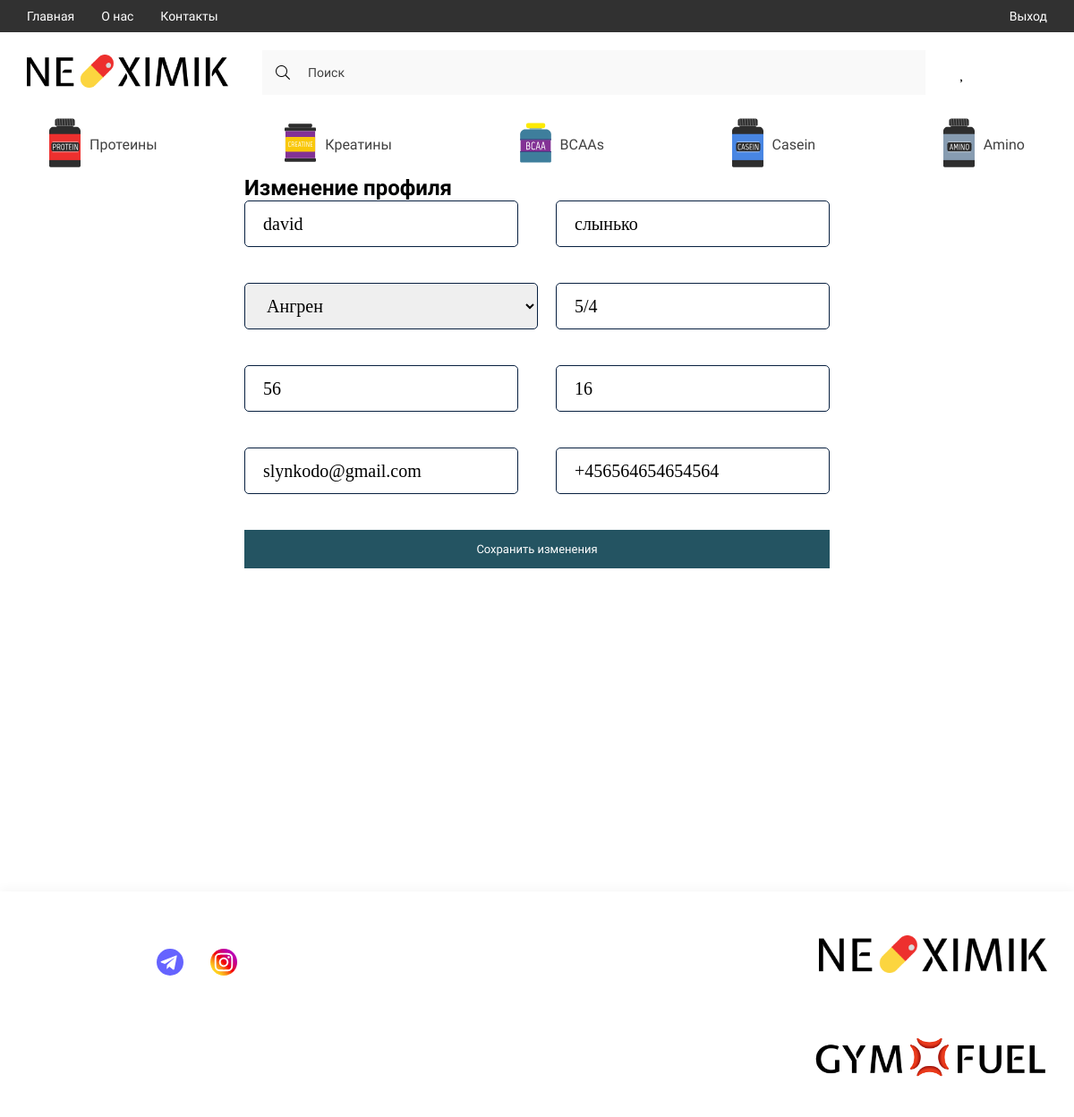
/edit_profile/ (signed in), run on the app's committed database.
### ne_ximik/models.py (models this page shows, shortened)
class Category(models.Model):
    title = models.CharField(max_length=150, verbose_name='Названия категории')
    image = models.ImageField(upload_to='categories/', blank=True, null=True, verbose_name='Картинка')
    slug = models.SlugField(unique=True, null=True)
    parent = models.ForeignKey('self', on_delete=models.CASCADE, blank=True, null=True,
                               related_name='subcategories', verbose_name='Категория')
    def get_absolute_url(self):
        return reverse('category_page', kwargs={'slug': self.slug})
    def get_image_category(self):
        if self.image:
            return self.image.url
        else:
            return '-'
    class Meta:
        verbose_name = 'Категория'
        verbose_name_plural = 'Категории'

class Profile(models.Model):
    user = models.OneToOneField(User, on_delete=models.CASCADE, verbose_name='Пользователь')
    first_name = models.CharField(max_length=50, blank=True, null=True, verbose_name='Имя')
    last_name = models.CharField(max_length=50, blank=True, null=True, verbose_name='Фамилия')
    city = models.ForeignKey(City, on_delete=models.CASCADE, blank=True, null=True, verbose_name='Город')
    street = models.CharField(max_length=100, blank=True, null=True, verbose_name='Улица')
    house = models.CharField(max_length=100, blank=True, null=True, verbose_name='Дом/Корпус')
    flat = models.CharField(max_length=100, blank=True, null=True, verbose_name='Квартира')
    email = models.EmailField(blank=True, null=True, verbose_name='Почта')
    phone = models.CharField(max_length=50, blank=True, null=True, verbose_name='Номер телефона')
    class Meta:
        verbose_name = 'Профиль'
        verbose_name_plural = 'Профиля'

### ne_ximik/views.py (the view)
# urls.py: path('edit_profile/', edit_profile, name='edit_profile'),
@login_required
def edit_profile(request):
    profile = request.user.profile
    if request.method == 'POST':
        edit_profile_form = EditProfileForm(request.POST, request.FILES, instance=profile)
        if edit_profile_form.is_valid():
            edit_profile_form.save()
            return redirect('profile', request.user.pk)  # Замените 'profile' на имя вашей страницы профиля
    else:
        edit_profile_form = EditProfileForm(instance=profile)
    return render(request, 'ne_ximik/edit_profile.html', {'edit_profile_form': edit_profile_form})

### ne_ximik/models.py (called while the page is built)
    def __str__(self):
        return self.city_name

### ne_ximik/templatetags/ne_ximik_tags.py (called while the page is built)
@register.simple_tag()
def get_categories():
    return Category.objects.filter(parent=None)

### ne_ximik/templates/ne_ximik/edit_profile.html (shortened to what this page needs)
{% extends 'base.html' %}
{% load static %}
{% block main %}
<main>
    <div class="content">
        <div class="container">
            <h2 class="checkout_title">Изменение профиля</h2>
            <div class="checkout_content">
                <div class="checkout_form">
                    <form action="{% url 'edit_profile' %}" method="post" enctype="multipart/form-data">
                        <div class="block_input">
                            <div class="form-group">
                                {{ edit_profile_form.first_name }}
                            </div>
                            <div class="form-group">
                                {{ edit_profile_form.last_name }}
                            </div>
                        </div>
                        <div class="block_input">
                            <div class="form-group">
                                {{ edit_profile_form.city }}
                            </div>
                            <div class="form-group">
                                {{ edit_profile_form.street }}
                            </div>
                        </div>
                        <div class="block_input">
                            <div class="form-group">
                                {{ edit_profile_form.house}}
                            </div>
                            <div class="form-group">
                                {{ edit_profile_form.flat }}
                            </div>
                        </div>
                        <div class="block_input">
                            <div class="form-group">
                                {{ edit_profile_form.email }}
                            </div>
                            <div class="form-group">
                                {{ edit_profile_form.phone }}
                            </div>
                        </div>
                        <button type="submit" class="btn btn-primary">Сохранить изменения</button>
                    </form>
                </div>
            </div>
        </div>
    </div>
</main>
{% endblock main %}

### ne_ximik/templates/ne_ximik/components/_category_card.html
{% load static %}
{% load ne_ximik_tags %}
{% get_categories as categories %}
{% for category in categories %}
<li>
    <a href="{{ category.get_absolute_url }}" class="header__list-links">
        <span class="header__list-img">
            <img src="{{ category.get_image_category }}" alt="icons" width="35" height="55">
        </span>
        {{ category.title }}
    </a>
</li>
{% endfor %}

### ne_ximik/static/digital/style/style.css (style rules this page uses)
:root { --containerWidth: 1140px; --primaryColor: #414141; --primaryFont: 'Roboto'; --mainColor: #245462; }
* { padding: 0; margin: 0; box-sizing: border-box; text-decoration: none; list-style: none; font-family: var(--primaryFont); }
.container { width: 100%; max-width: calc(var(--containerWidth) + 30px); margin: 0 auto; padding: 0 15px; }
.btn { outline: none; border: none; padding: 13px 20px; font-style: normal; font-weight: normal; font-size: 13px; line-height: 15px; background: var(--mainColor); border: 1px solid var(--mainColor); transition: color .3s linear, background .3s linear; color: #FFFFFF; }
.header__list-links { padding: 24px 25px; display: flex; justify-content: center; align-items: center; height: 70px; transition: background .3s linear, color .3s linear; width: max-content; font-family: 'Roboto'; font-size: 16px; line-height: 19px; color: #414141; }
.header__list-links img { margin-right: 10px; min-width: 18px; transition: filter .3s linear; }

### ne_ximik/static/digital/style/style3.css (style rules this page uses)
.block_input { display: flex; justify-content: space-between; gap: 20px; }
.checkout_content { display: flex; justify-content: space-between; }
.checkout_form input { width: 306px; border-radius: 5px; padding: 13px 0 13px 20px; border: 1px solid #082040; font-family: 'Regul'; font-style: normal; font-weight: 275; font-size: 20px; line-height: 24px; }
.checkout_form select { width: 328px; border-radius: 5px; padding: 13px 0 13px 20px; border: 1px solid #082040; font-family: 'Regul'; font-style: normal; font-weight: 275; font-size: 20px; line-height: 24px; }
.checkout_form form { display: flex; flex-direction: column; gap: 40px; }

### data on the page
Category: get_image_category (picture), title "Протеины"
Category: get_image_category (picture), title "Креатины"
Category: get_image_category (picture), title "BCAAs"
Category: get_image_category (picture), title "Casein"
Category: get_image_category (picture), title "Amino"
Profile: first_name "david", last_name "слынько", city "Ангрен", street "5/4", house "56", flat "16", email "slynkodo@gmail.com", phone "+456564654654564"
